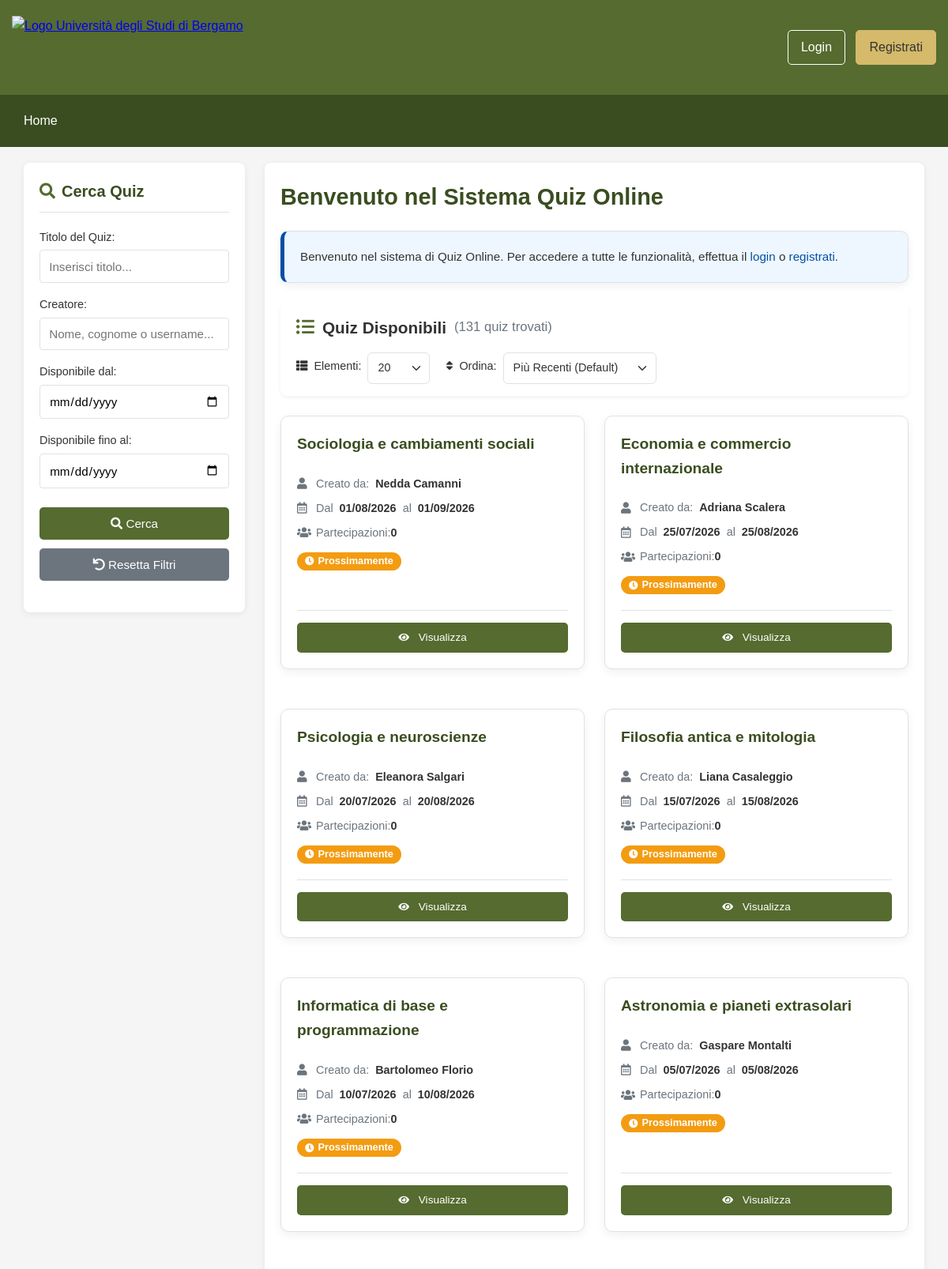
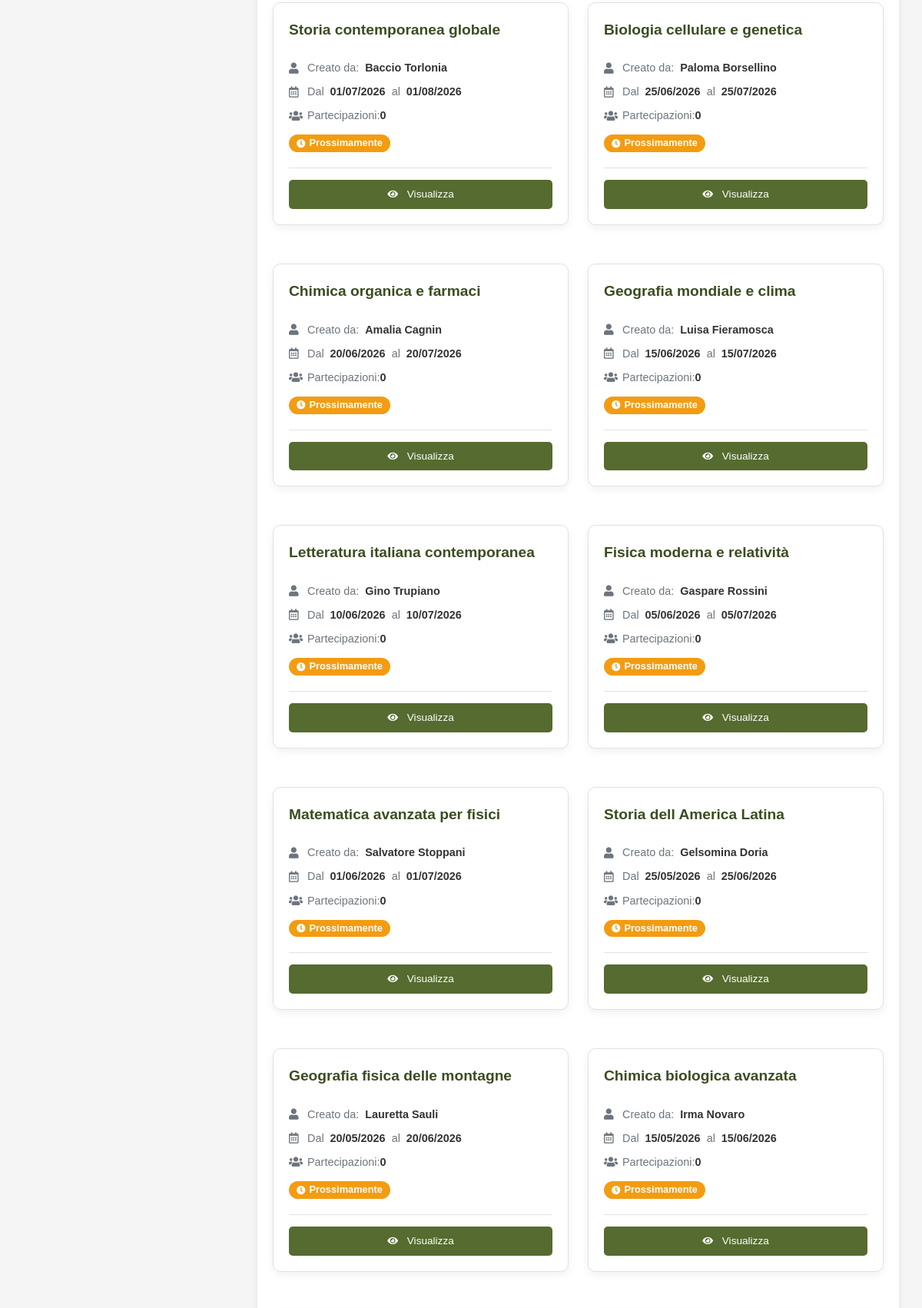
The page /index.php?page=3 (upper part) on the database its author committed (2 pictures, top to bottom).
### tables this page shows
CREATE TABLE Quiz (
    codice INT AUTO_INCREMENT PRIMARY KEY,
    titolo VARCHAR(255) NOT NULL,
    dataInizio DATE NOT NULL,
    dataFine DATE NOT NULL,
    creatore VARCHAR(50) NOT NULL,
    FOREIGN KEY (creatore) REFERENCES Utente(nomeUtente) ON DELETE CASCADE
);

CREATE TABLE Utente (
    nomeUtente VARCHAR(50) PRIMARY KEY,
    nome VARCHAR(100) NOT NULL,
    cognome VARCHAR(100) NOT NULL,
    eMail VARCHAR(100) NOT NULL UNIQUE
);

### index.php (the view, shortened to what this page needs)
<?php
include 'includes/header.php';
$today = date('Y-m-d');
$search_titolo = isset($_GET['search_titolo']) ? trim($_GET['search_titolo']) : '';
$search_creatore = isset($_GET['search_creatore']) ? trim($_GET['search_creatore']) : '';
$search_data_inizio_da = isset($_GET['search_data_inizio_da']) && !empty($_GET['search_data_inizio_da']) ? trim($_GET['search_data_inizio_da']) : '';
$search_data_fine_a = isset($_GET['search_data_fine_a']) && !empty($_GET['search_data_fine_a']) ? trim($_GET['search_data_fine_a']) : '';
$sort_by = isset($_GET['sort_by']) ? $_GET['sort_by'] : 'codice_desc';
$page = isset($_GET['page']) ? (int) $_GET['page'] : 1;
$per_page = isset($_GET['per_page']) ? (int) $_GET['per_page'] : 20;
$valid_per_page_options = [10, 20, 50, 100];
$is_search_active = isset($_GET['perform_search']) || !empty($search_titolo) || !empty($search_creatore) || !empty($search_data_inizio_da) || !empty($search_data_fine_a);
$query_base_from_join = "FROM Quiz q JOIN Utente u ON q.creatore = u.nomeUtente";
$conditions = [];
$params = [];
if ($is_search_active) {
    if (!empty($search_titolo)) {
        $conditions[] = "q.titolo LIKE :search_titolo";
        $params[':search_titolo'] = '%' . $search_titolo . '%';
    }
    if (!empty($search_creatore)) {
    $conditions[] = "(
        u.nomeUtente LIKE :search_creatore_un
        OR u.nome LIKE :search_creatore_n
        OR u.cognome LIKE :search_creatore_c
        OR CONCAT(u.nome, ' ', u.cognome) LIKE :search_creatore_nc
        OR CONCAT(u.cognome, ' ', u.nome) LIKE :search_creatore_cn
    )";
    $search_creatore_param = '%' . $search_creatore . '%';
    $params[':search_creatore_un'] = $search_creatore_param;
    $params[':search_creatore_n'] = $search_creatore_param;
    $params[':search_creatore_c'] = $search_creatore_param;
    $params[':search_creatore_nc'] = $search_creatore_param;
    $params[':search_creatore_cn'] = $search_creatore_param;
}
    if (!empty($search_data_inizio_da)) {
            $conditions[] = "q.dataFine >= :search_data_inizio_da";
            $params[':search_data_inizio_da'] = $search_data_inizio_da;
    }
    if (!empty($search_data_fine_a)) {
            $conditions[] = "q.dataInizio <= :search_data_fine_a";
            $params[':search_data_fine_a'] = $search_data_fine_a;
    }
} else {
    $conditions[] = "q.dataFine >= :today_default";
    $params[':today_default'] = $today;
}
$where_clause = "";
if (!empty($conditions)) {
    $where_clause = " WHERE " . implode(" AND ", $conditions);
}
$count_sql = "SELECT COUNT(*) as total " . $query_base_from_join . $where_clause;
$sql = "SELECT q.*, u.nome, u.cognome,
               (SELECT COUNT(*) FROM Partecipazione p_count WHERE p_count.quiz = q.codice) AS num_partecipazioni "
    . $query_base_from_join . $where_clause;
$orderByClause = " ORDER BY ";
switch ($sort_by) {
    case 'codice_desc':
    default:
        $orderByClause .= "q.codice DESC";
        break;
}
$sql .= $orderByClause;
$total_quizzes = 0;
try {
    $count_stmt = $pdo->prepare($count_sql);
    $count_stmt->execute($params);
    $total_quizzes = (int) $count_stmt->fetch(PDO::FETCH_ASSOC)['total'];
} catch (PDOException $e) {
    error_log("Errore nella query di conteggio: " . $e->getMessage());
}
$offset = ($page - 1) * $per_page;
$sql .= " LIMIT :offset, :per_page";
$params_for_selection = $params;
$params_for_selection[':offset'] = $offset;
$params_for_selection[':per_page'] = $per_page;
$quizzes_to_display = [];
try {
    $stmt = $pdo->prepare($sql);
    foreach ($params_for_selection as $key => $value) {
        if ($key === ':offset' || $key === ':per_page') {
            $stmt->bindValue($key, (int) $value, PDO::PARAM_INT);
        } else {
            $stmt->bindValue($key, $value);
        }
    }
    $stmt->execute();
    $quizzes_to_display = $stmt->fetchAll(PDO::FETCH_ASSOC);
} catch (PDOException $e) {
    error_log("Errore nella query principale: " . $e->getMessage());
}
$page_content_title = $is_search_active ? "Risultati della Ricerca" : "Quiz Disponibili";
?>
<div class="main-content">
    <div class="sidebar">
        <div class="search-filter">
            <h3><i class="fas fa-search"></i> Cerca Quiz</h3>
            <form id="advanced-search-form" method="GET" action="index.php" class="search-form-sidebar">
                <div class="form-group">
                    <label for="search_titolo_sidebar">Titolo del Quiz:</label>
                    <input type="text" id="search_titolo_sidebar" name="search_titolo"
                        value="<?php echo htmlspecialchars($search_titolo); ?>" placeholder="Inserisci titolo...">
                </div>
                <div class="form-group">
                    <label for="search_creatore_sidebar">Creatore:</label>
                    <input type="text" id="search_creatore_sidebar" name="search_creatore"
                        value="<?php echo htmlspecialchars($search_creatore); ?>"
                        placeholder="Nome, cognome o username...">
                </div>
                <div class="form-group">
                    <label for="search_data_inizio_da_sidebar">Disponibile dal:</label>
                    <input type="date" id="search_data_inizio_da_sidebar" name="search_data_inizio_da"
                        value="<?php echo htmlspecialchars($search_data_inizio_da); ?>">
                </div>
                <div class="form-group">
                    <label for="search_data_fine_a_sidebar">Disponibile fino al:</label>
                    <input type="date" id="search_data_fine_a_sidebar" name="search_data_fine_a"
                        value="<?php echo htmlspecialchars($search_data_fine_a); ?>">
                </div>
                <div class="form-actions-sidebar">
                    <button type="submit" class="btn"><i class="fas fa-search"></i> Cerca</button>
                    <button type="button" id="reset-filters-btn" class="btn btn-secondary"><i class="fas fa-undo"></i>
                        Resetta Filtri</button>
                </div>
            </form>
        </div>
    </div>
    <div class="content">
        <h1>Benvenuto nel Sistema Quiz Online</h1>
        <?php if (!isset($_SESSION['user'])): ?>
            <div class="card welcome-card">
                <div class="card-content">
                    <p>Benvenuto nel sistema di Quiz Online. Per accedere a tutte le funzionalità, effettua il <a
                            href="auth_login.php" class="text-link">login</a> o <a href="auth_register.php"
                            class="text-link">registrati</a>.</p>
                </div>
            </div>
        <?php endif; ?>
        <div class="results-header">
            <h2>
                <i class="fas <?php echo $is_search_active ? 'fa-search' : 'fa-list-ul'; ?>"></i>
                <?php echo htmlspecialchars($page_content_title); ?>
                <small>(<?php echo $total_quizzes; ?> quiz
                    trovat<?php echo ($total_quizzes !== 1) ? 'i' : 'o'; ?>)</small>
            </h2>
            <div class="controls-container">
                <form method="GET" id="per-page-form" action="index.php">
                    <label for="per_page_select"><i class="fas fa-th-list"></i> Elementi:</label>
                    <select id="per_page_select" name="per_page" aria-label="Elementi per pagina">
                        <?php foreach ($valid_per_page_options as $option): ?>
                            <option value="<?php echo $option; ?>" <?php if ($per_page == $option)
                                   echo 'selected'; ?>>
                                <?php echo $option; ?>
                            </option>
                        <?php endforeach; ?>
                    </select>
                </form>
                <form method="GET" id="sort-form" action="index.php">
                    <label for="sort_by_inline"><i class="fas fa-sort"></i> Ordina:</label>
                    <select id="sort_by_inline" name="sort_by" aria-label="Criterio di ordinamento">
                        <option value="codice_desc" <?php if ($sort_by == 'codice_desc')
                            echo 'selected'; ?>>Più Recenti
                            (Default)</option>
                    </select>
                </form>
            </div>
        </div>
        <?php if (empty($quizzes_to_display) && $total_quizzes === 0): ?>
            <div class="no-results card">
                <p><i class="fas fa-info-circle"></i>
                    <?php if ($is_search_active): ?>
                        Nessun quiz trovato con i criteri specificati.
                    <?php else: ?>
                        Nessun quiz disponibile al momento.
                    <?php endif; ?>
                </p>
                <?php if ($is_search_active): ?>
                    <p><a href="index.php" class="text-link">Azzera filtri e visualizza tutti i quiz</a></p>
                <?php endif; ?>
            </div>
        <?php elseif (!empty($quizzes_to_display)): ?>
            <div class="quiz-list">
                <?php foreach ($quizzes_to_display as $quiz): ?>
                    <div class="quiz-item card">
                        <h3 class="quiz-title"><?php echo htmlspecialchars($quiz['titolo']); ?></h3>
                        <div class="quiz-meta">
                            <p><i class="fas fa-user"></i>Creato da:
                                <strong><?php echo htmlspecialchars($quiz['nome'] . ' ' . $quiz['cognome']); ?></strong>
                            </p>
                            <p><i class="far fa-calendar-alt"></i> Dal
                                <strong><?php echo date('d/m/Y', strtotime($quiz['dataInizio'])); ?></strong>   al
                                <strong><?php echo date('d/m/Y', strtotime($quiz['dataFine'])); ?></strong>
                            </p>
                            <p><i class="fas fa-users"></i> Partecipazioni:
                                <strong><?php echo $quiz['num_partecipazioni']; ?></strong>
                            </p>
                            <?php
                            $now_dt = new DateTime();
                            $dataInizio_dt = new DateTime($quiz['dataInizio']);
                            $dataFine_dt = (new DateTime($quiz['dataFine']))->setTime(23, 59, 59);
                            if ($now_dt >= $dataInizio_dt && $now_dt <= $dataFine_dt) {
                                echo '<span class="status-badge available"><i class="fas fa-check-circle"></i> Disponibile</span>';
                            } elseif ($now_dt < $dataInizio_dt) {
                                echo '<span class="status-badge pending"><i class="fas fa-clock"></i> Prossimamente</span>';
                            } else {
                                echo '<span class="status-badge expired"><i class="fas fa-times-circle"></i> Scaduto</span>';
                            }
                            ?>
                        </div>
                        <div class="quiz-actions">
                            <a href="quiz_view.php?id=<?php echo $quiz['codice']; ?>" class="btn"><i class="fas fa-eye"></i>
                                Visualizza</a>
                        </div>
                    </div>
                <?php endforeach; ?>
            </div>
        <?php endif; ?>
    </div>
</div>
<?php include 'includes/footer.php'; ?>
</body>
</html>

### rows shown on the page
quiz: titolo "Sociologia e cambiamenti sociali", creatore.cognome "Nedda Camanni", dataInizio "01/08/2026", dataFine "01/09/2026", num_partecipazioni "0", shows "Prossimamente"
quiz: titolo "Economia e commercio internazionale", creatore.cognome "Adriana Scalera", dataInizio "25/07/2026", dataFine "25/08/2026", num_partecipazioni "0", shows "Prossimamente"
quiz: titolo "Psicologia e neuroscienze", creatore.cognome "Eleanora Salgari", dataInizio "20/07/2026", dataFine "20/08/2026", num_partecipazioni "0", shows "Prossimamente"
quiz: titolo "Filosofia antica e mitologia", creatore.cognome "Liana Casaleggio", dataInizio "15/07/2026", dataFine "15/08/2026", num_partecipazioni "0", shows "Prossimamente"
quiz: titolo "Informatica di base e programmazione", creatore.cognome "Bartolomeo Florio", dataInizio "10/07/2026", dataFine "10/08/2026", num_partecipazioni "0", shows "Prossimamente"
quiz: titolo "Astronomia e pianeti extrasolari", creatore.cognome "Gaspare Montalti", dataInizio "05/07/2026", dataFine "05/08/2026", num_partecipazioni "0", shows "Prossimamente"
quiz: titolo "Storia contemporanea globale", creatore.cognome "Baccio Torlonia", dataInizio "01/07/2026", dataFine "01/08/2026", num_partecipazioni "0", shows "Prossimamente"
quiz: titolo "Biologia cellulare e genetica", creatore.cognome "Paloma Borsellino", dataInizio "25/06/2026", dataFine "25/07/2026", num_partecipazioni "0", shows "Prossimamente"
quiz: titolo "Chimica organica e farmaci", creatore.cognome "Amalia Cagnin", dataInizio "20/06/2026", dataFine "20/07/2026", num_partecipazioni "0", shows "Prossimamente"
quiz: titolo "Geografia mondiale e clima", creatore.cognome "Luisa Fieramosca", dataInizio "15/06/2026", dataFine "15/07/2026", num_partecipazioni "0", shows "Prossimamente"
quiz: titolo "Letteratura italiana contemporanea", creatore.cognome "Gino Trupiano", dataInizio "10/06/2026", dataFine "10/07/2026", num_partecipazioni "0", shows "Prossimamente"
quiz: titolo "Fisica moderna e relatività", creatore.cognome "Gaspare Rossini", dataInizio "05/06/2026", dataFine "05/07/2026", num_partecipazioni "0", shows "Prossimamente"
quiz: titolo "Matematica avanzata per fisici", creatore.cognome "Salvatore Stoppani", dataInizio "01/06/2026", dataFine "01/07/2026", num_partecipazioni "0", shows "Prossimamente"
quiz: titolo "Storia dell America Latina", creatore.cognome "Gelsomina Doria", dataInizio "25/05/2026", dataFine "25/06/2026", num_partecipazioni "0", shows "Prossimamente"
quiz: titolo "Geografia fisica delle montagne", creatore.cognome "Lauretta Sauli", dataInizio "20/05/2026", dataFine "20/06/2026", num_partecipazioni "0", shows "Prossimamente"
quiz: titolo "Chimica biologica avanzata", creatore.cognome "Irma Novaro", dataInizio "15/05/2026", dataFine "15/06/2026", num_partecipazioni "0", shows "Prossimamente"

### other values the page prints
$page_content_title "Quiz Disponibili"
$total_quizzes "131"
form field per_page "20"
